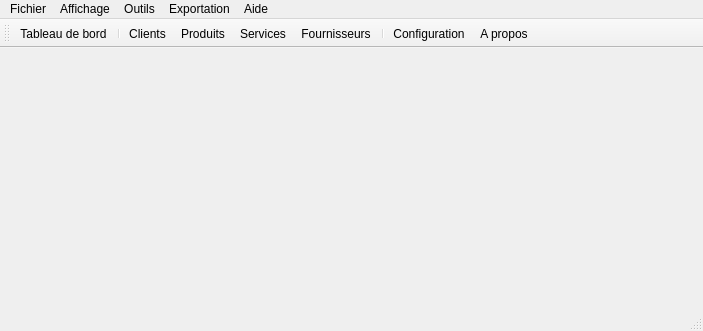
<?xml version="1.0" encoding="UTF-8"?>
<ui version="4.0">
 <class>MainWindow</class>
 <widget class="QMainWindow" name="MainWindow">
  <property name="geometry">
   <rect>
    <x>0</x>
    <y>0</y>
    <width>703</width>
    <height>331</height>
   </rect>
  </property>
  <property name="sizePolicy">
   <sizepolicy hsizetype="Maximum" vsizetype="Maximum">
    <horstretch>0</horstretch>
    <verstretch>0</verstretch>
   </sizepolicy>
  </property>
  <property name="windowTitle">
   <string>mcercle</string>
  </property>
  <property name="windowIcon">
   <iconset resource="../ressources.qrc">
    <normaloff>:/app/logo</normaloff>:/app/logo</iconset>
  </property>
  <property name="animated">
   <bool>false</bool>
  </property>
  <property name="tabShape">
   <enum>QTabWidget::Rounded</enum>
  </property>
  <widget class="QWidget" name="centralWidget">
   <layout class="QHBoxLayout" name="horizontalLayout">
    <item>
     <layout class="QVBoxLayout" name="verticalLayout"/>
    </item>
   </layout>
  </widget>
  <widget class="QMenuBar" name="menuBar">
   <property name="geometry">
    <rect>
     <x>0</x>
     <y>0</y>
     <width>703</width>
     <height>21</height>
    </rect>
   </property>
   <widget class="QMenu" name="menuFichier">
    <property name="title">
     <string>Fichier</string>
    </property>
    <addaction name="actionSauvegarder_la_base_de_donn_es_sous"/>
    <addaction name="separator"/>
    <addaction name="actionQuitter"/>
   </widget>
   <widget class="QMenu" name="menuAide">
    <property name="title">
     <string>Aide</string>
    </property>
    <addaction name="actionA_propos"/>
    <addaction name="actionA_propos_de_Qt"/>
   </widget>
   <widget class="QMenu" name="menuAffichage">
    <property name="title">
     <string>Affichage</string>
    </property>
    <addaction name="actionTableau_de_bord"/>
    <addaction name="actionClients"/>
    <addaction name="actionProduits"/>
    <addaction name="actionServices_common"/>
    <addaction name="actionActionProvider"/>
   </widget>
   <widget class="QMenu" name="menuOutils">
    <property name="title">
     <string>Outils</string>
    </property>
    <addaction name="actionLivres_des_Recettes"/>
    <addaction name="separator"/>
    <addaction name="actionConfiguration"/>
   </widget>
   <widget class="QMenu" name="menuExportation">
    <property name="title">
     <string>Exportation</string>
    </property>
    <addaction name="actionExportProduits"/>
    <addaction name="actionServices"/>
    <addaction name="actionClientsEx"/>
    <addaction name="actionFournisseurs"/>
   </widget>
   <addaction name="menuFichier"/>
   <addaction name="menuAffichage"/>
   <addaction name="menuOutils"/>
   <addaction name="menuExportation"/>
   <addaction name="menuAide"/>
  </widget>
  <widget class="QToolBar" name="mainToolBar">
   <property name="layoutDirection">
    <enum>Qt::LeftToRight</enum>
   </property>
   <property name="movable">
    <bool>true</bool>
   </property>
   <property name="iconSize">
    <size>
     <width>32</width>
     <height>32</height>
    </size>
   </property>
   <property name="toolButtonStyle">
    <enum>Qt::ToolButtonTextBesideIcon</enum>
   </property>
   <attribute name="toolBarArea">
    <enum>TopToolBarArea</enum>
   </attribute>
   <attribute name="toolBarBreak">
    <bool>false</bool>
   </attribute>
   <addaction name="actionTableau_de_bord"/>
   <addaction name="separator"/>
   <addaction name="actionClients"/>
   <addaction name="actionProduits"/>
   <addaction name="actionServices_common"/>
   <addaction name="actionActionProvider"/>
   <addaction name="separator"/>
   <addaction name="actionConfiguration"/>
   <addaction name="actionA_propos"/>
  </widget>
  <widget class="QStatusBar" name="statusBar"/>
  <action name="actionQuitter">
   <property name="icon">
    <iconset resource="../ressources.qrc">
     <normaloff>:/app/quit</normaloff>:/app/quit</iconset>
   </property>
   <property name="text">
    <string>Quitter</string>
   </property>
   <property name="visible">
    <bool>true</bool>
   </property>
  </action>
  <action name="actionA_propos">
   <property name="icon">
    <iconset resource="../ressources.qrc">
     <normaloff>:/app/help</normaloff>:/app/help</iconset>
   </property>
   <property name="text">
    <string>A propos</string>
   </property>
  </action>
  <action name="actionA_propos_de_Qt">
   <property name="icon">
    <iconset resource="../ressources.qrc">
     <normaloff>:/app/AboutQt</normaloff>:/app/AboutQt</iconset>
   </property>
   <property name="text">
    <string>A propos de Qt</string>
   </property>
  </action>
  <action name="actionTableau_de_bord">
   <property name="icon">
    <iconset resource="../ressources.qrc">
     <normaloff>:/app/board</normaloff>:/app/board</iconset>
   </property>
   <property name="text">
    <string>Tableau de bord</string>
   </property>
   <property name="visible">
    <bool>true</bool>
   </property>
  </action>
  <action name="actionClients">
   <property name="icon">
    <iconset resource="../ressources.qrc">
     <normaloff>:/app/customers</normaloff>:/app/customers</iconset>
   </property>
   <property name="text">
    <string>Clients</string>
   </property>
  </action>
  <action name="actionProduits">
   <property name="icon">
    <iconset resource="../ressources.qrc">
     <normaloff>:/app/products</normaloff>:/app/products</iconset>
   </property>
   <property name="text">
    <string>Produits</string>
   </property>
  </action>
  <action name="actionSauvegarder">
   <property name="text">
    <string>Sauvegarder</string>
   </property>
  </action>
  <action name="actionDevis">
   <property name="text">
    <string>Devis</string>
   </property>
  </action>
  <action name="actionFactures">
   <property name="text">
    <string>Factures</string>
   </property>
  </action>
  <action name="actionCaisse">
   <property name="icon">
    <iconset>
     <normaloff>:/app/venteComptoire</normaloff>:/app/venteComptoire</iconset>
   </property>
   <property name="text">
    <string>Caisse</string>
   </property>
   <property name="toolTip">
    <string>Caisse</string>
   </property>
  </action>
  <action name="actionFaire_un_mailing">
   <property name="text">
    <string>Faire un mailing</string>
   </property>
  </action>
  <action name="actionCr_er_un_bon_cadeau">
   <property name="text">
    <string>Créer un bon cadeau</string>
   </property>
  </action>
  <action name="actionConfiguration">
   <property name="icon">
    <iconset resource="../ressources.qrc">
     <normaloff>:/app/preference</normaloff>:/app/preference</iconset>
   </property>
   <property name="text">
    <string>Configuration</string>
   </property>
  </action>
  <action name="actionActionProvider">
   <property name="icon">
    <iconset resource="../ressources.qrc">
     <normaloff>:/app/providers</normaloff>:/app/providers</iconset>
   </property>
   <property name="text">
    <string>Fournisseurs</string>
   </property>
   <property name="toolTip">
    <string>Fournisseurs</string>
   </property>
  </action>
  <action name="actionDebug_Add">
   <property name="text">
    <string>DEBUG: Ajoute des clients</string>
   </property>
  </action>
  <action name="actionDebug_prod">
   <property name="text">
    <string>DEBUG: Ajoute des produits</string>
   </property>
  </action>
  <action name="actionImporter_depuis_un_fichier_cvs">
   <property name="text">
    <string>Importer depuis un fichier cvs</string>
   </property>
  </action>
  <action name="actionExporter_vers_un_fichier_cvs">
   <property name="text">
    <string>Exporter vers un fichier cvs</string>
   </property>
  </action>
  <action name="actionLivres_des_Recettes">
   <property name="icon">
    <iconset>
     <normaloff>:/app/venteComptoire</normaloff>:/app/venteComptoire</iconset>
   </property>
   <property name="text">
    <string>Livres des Recettes</string>
   </property>
  </action>
  <action name="actionSauvegarder_la_base_de_donn_es_sous">
   <property name="icon">
    <iconset resource="../ressources.qrc">
     <normaloff>:/app/save_as</normaloff>:/app/save_as</iconset>
   </property>
   <property name="text">
    <string>Sauvegarder la base de données sous...</string>
   </property>
  </action>
  <action name="actionServices_common">
   <property name="icon">
    <iconset resource="../ressources.qrc">
     <normaloff>:/app/services</normaloff>:/app/services</iconset>
   </property>
   <property name="text">
    <string>Services</string>
   </property>
  </action>
  <action name="actionOuvrir_BddDir">
   <property name="text">
    <string>Ouvrir le dossier où se trouve la base de données</string>
   </property>
  </action>
  <action name="actionExportation">
   <property name="checkable">
    <bool>true</bool>
   </property>
   <property name="text">
    <string>Exportation</string>
   </property>
  </action>
  <action name="actionExportProduits">
   <property name="icon">
    <iconset resource="../ressources.qrc">
     <normaloff>:/app/products</normaloff>:/app/products</iconset>
   </property>
   <property name="text">
    <string>Produits</string>
   </property>
  </action>
  <action name="actionFacture">
   <property name="text">
    <string>Factures</string>
   </property>
  </action>
  <action name="actionClientsEx">
   <property name="icon">
    <iconset resource="../ressources.qrc">
     <normaloff>:/app/customers</normaloff>:/app/customers</iconset>
   </property>
   <property name="text">
    <string>Clients</string>
   </property>
  </action>
  <action name="actionServices">
   <property name="icon">
    <iconset resource="../ressources.qrc">
     <normaloff>:/app/services</normaloff>:/app/services</iconset>
   </property>
   <property name="text">
    <string>Services</string>
   </property>
  </action>
  <action name="actionFournisseurs">
   <property name="icon">
    <iconset resource="../ressources.qrc">
     <normaloff>:/app/providers</normaloff>:/app/providers</iconset>
   </property>
   <property name="text">
    <string>Fournisseurs</string>
   </property>
  </action>
 </widget>
 <layoutdefault spacing="6" margin="11"/>
 <resources>
  <include location="../ressources.qrc"/>
 </resources>
 <connections/>
</ui>
